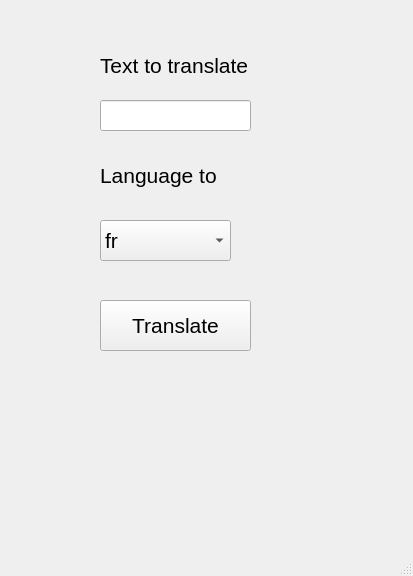
<?xml version="1.0" encoding="UTF-8"?>
<ui version="4.0">
 <class>MainWindow</class>
 <widget class="QMainWindow" name="MainWindow">
  <property name="geometry">
   <rect>
    <x>0</x>
    <y>0</y>
    <width>413</width>
    <height>576</height>
   </rect>
  </property>
  <property name="windowTitle">
   <string>MainWindow</string>
  </property>
  <widget class="QWidget" name="centralwidget">
   <widget class="QLabel" name="label">
    <property name="geometry">
     <rect>
      <x>100</x>
      <y>40</y>
      <width>211</width>
      <height>51</height>
     </rect>
    </property>
    <property name="font">
     <font>
      <pointsize>16</pointsize>
     </font>
    </property>
    <property name="text">
     <string>Text to translate</string>
    </property>
   </widget>
   <widget class="QLineEdit" name="lineEdit">
    <property name="geometry">
     <rect>
      <x>100</x>
      <y>100</y>
      <width>151</width>
      <height>31</height>
     </rect>
    </property>
    <property name="font">
     <font>
      <pointsize>19</pointsize>
     </font>
    </property>
   </widget>
   <widget class="QLabel" name="label_2">
    <property name="geometry">
     <rect>
      <x>100</x>
      <y>160</y>
      <width>171</width>
      <height>31</height>
     </rect>
    </property>
    <property name="font">
     <font>
      <pointsize>16</pointsize>
     </font>
    </property>
    <property name="text">
     <string>Language to</string>
    </property>
   </widget>
   <widget class="QLabel" name="result">
    <property name="geometry">
     <rect>
      <x>40</x>
      <y>430</y>
      <width>341</width>
      <height>81</height>
     </rect>
    </property>
    <property name="font">
     <font>
      <pointsize>16</pointsize>
     </font>
    </property>
    <property name="text">
     <string/>
    </property>
   </widget>
   <widget class="QComboBox" name="comboBox">
    <property name="geometry">
     <rect>
      <x>100</x>
      <y>220</y>
      <width>131</width>
      <height>41</height>
     </rect>
    </property>
    <property name="font">
     <font>
      <pointsize>16</pointsize>
     </font>
    </property>
    <item>
     <property name="text">
      <string>fr</string>
     </property>
    </item>
    <item>
     <property name="text">
      <string>kk</string>
     </property>
    </item>
    <item>
     <property name="text">
      <string>ru</string>
     </property>
    </item>
    <item>
     <property name="text">
      <string>en</string>
     </property>
    </item>
    <item>
     <property name="text">
      <string>es</string>
     </property>
    </item>
   </widget>
   <widget class="QPushButton" name="pushButton">
    <property name="geometry">
     <rect>
      <x>100</x>
      <y>300</y>
      <width>151</width>
      <height>51</height>
     </rect>
    </property>
    <property name="font">
     <font>
      <pointsize>16</pointsize>
     </font>
    </property>
    <property name="text">
     <string>Translate</string>
    </property>
   </widget>
  </widget>
  <widget class="QMenuBar" name="menubar">
   <property name="geometry">
    <rect>
     <x>0</x>
     <y>0</y>
     <width>413</width>
     <height>21</height>
    </rect>
   </property>
  </widget>
  <widget class="QStatusBar" name="statusbar"/>
 </widget>
 <resources/>
 <connections/>
</ui>
